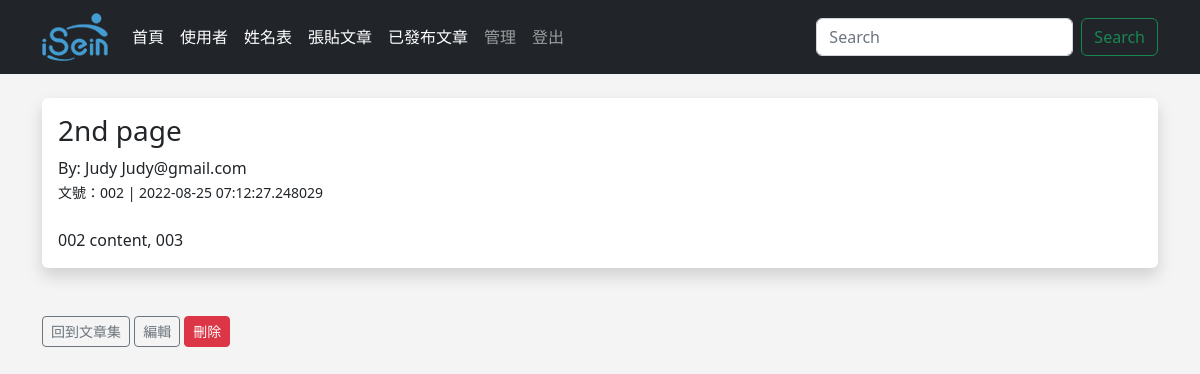
/posts/2 (signed in), run on an earlier commit of the app's database.
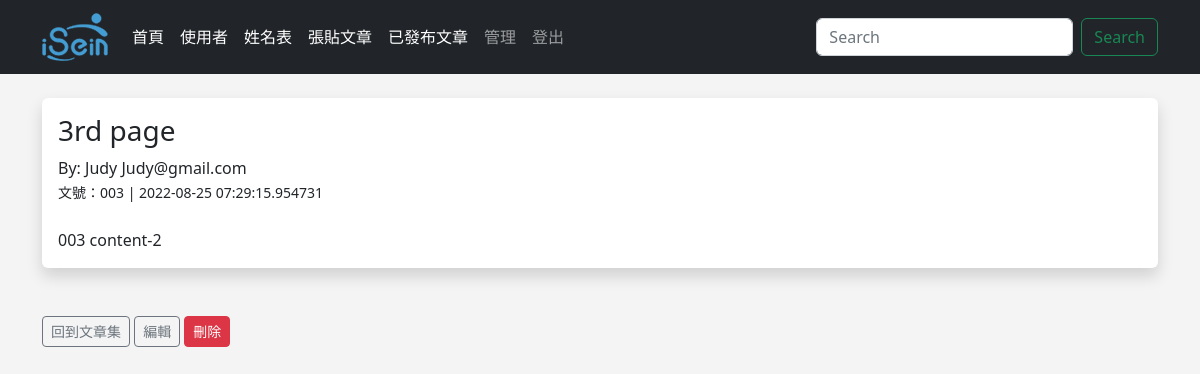
And on a later commit of the database.
### app.py (models this page shows)
class Posts(db.Model):
    id = db.Column(db.Integer, primary_key=True)
    title = db.Column(db.String(255))
    content = db.Column(db.Text)
    date_posted = db.Column(db.DateTime, default=datetime.utcnow)
    slug = db.Column(db.String(255))
    poster_id = db.Column(db.Integer, db.ForeignKey('users.id'))

### app.py (the view)
@app.route('/posts/<int:id>')
@login_required
def post(id):
    post=Posts.query.get_or_404(id)
    return render_template('post.html', post=post)

### app.py (called while the page is built)
@login_manager.user_loader
def load_user(user_id):
    return Users.query.get(int(user_id))

### templates/post.html (shortened to what this page needs)
{% extends 'base.html' %}
{% block content %}
    <div class="shadow p-3 mb-5 bg-body rounded">
        <h3>{{ post.title }}</h3>
        By: {{ post.poster.name }} {{ post.poster.email }}<br/>
        <small>文號：{{ post.slug }} | {{ post.date_posted }}</small><br/>
        <br/>
        {{ post.content }}
    </div>
    <a href="{{ url_for('posts')}}" class="btn btn-outline-secondary btn-sm">回到文章集</a>
    {% if current_user.id == post.poster_id %}
        <a href="{{ url_for('edit_post', id=post.id)}}" class="btn btn-outline-secondary btn-sm">編輯</a>
        <a href="{{ url_for('delete_post', id=post.id)}}" class="btn btn-danger btn-sm">刪除</a>
        <br/>
    {% endif %}
{% endblock %}

What changed in the data, as far as the page shows it:
changed Posts: title "2nd page" → "3rd page"; slug "002" → "003"; date_posted "2022-08-25 07:12:27.248029" → "2022-08-25 07:29:15.954731"; content "002 content, 003" → "003 content-2"
